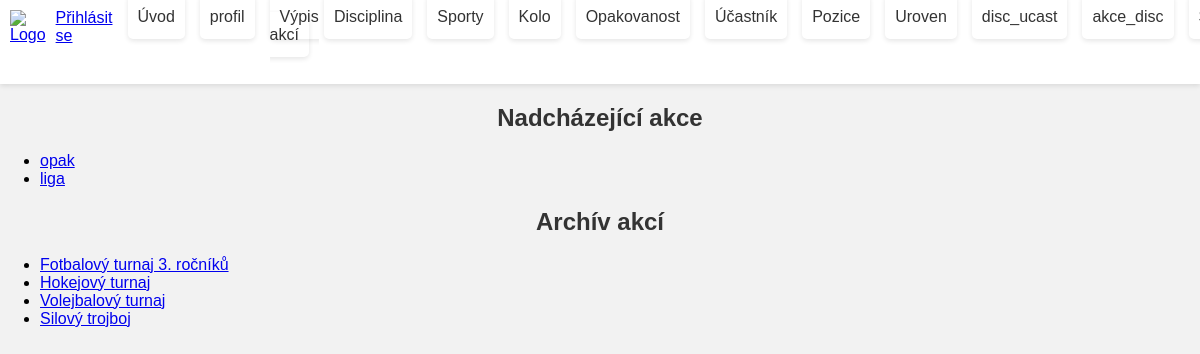
Page /vypisakci on the committed database.
### tables this page shows
CREATE TABLE `akce` (
  `id_akce` int(11) NOT NULL,
  `nazev_akce` varchar(30) NOT NULL,
  `datum_zahajeni` date NOT NULL,
  `datum_konce` date DEFAULT NULL,
  `misto_kon` varchar(30) NOT NULL,
  `poradatel` varchar(100) DEFAULT NULL,
  `popisek_akce` text NOT NULL,
  `pritomni_uc` varchar(150) DEFAULT NULL,
  `shrnuti` varchar(100) DEFAULT NULL,
  `archivovano` tinyint(4) DEFAULT NULL,
  `id_opak` int(11) DEFAULT NULL,
  `id_kolo` int(11) DEFAULT NULL
);

### kontrolery/Kontroler.php (called while the page is built, shortened)
<?php
abstract class Kontroler {
    protected $pohled = "";
    public function vypisPohled() {
        require "pohledy/{$this->pohled}.phtml";
    }
}

### index.php (called while the page is built, shortened)
<?php
$smerovac = new SmerovacKontroler();
$smerovac->zpracuj([$_SERVER["REQUEST_URI"]]);
$smerovac->vypisPohled();

### modely/Db.php (called while the page is built, shortened)
<?php
class Db {
  private static $spojeni;
  private static $nastaveni = array(
		PDO::ATTR_ERRMODE => PDO::ERRMODE_EXCEPTION,
		PDO::ATTR_EMULATE_PREPARES => false,
	);
  public static function pripoj($server, $uzivatel, $heslo, $databaze)
  {
	  if (!isset(self::$spojeni))
      {
        $dsn = "mysql:host=$server;dbname=$databaze;charset=utf8";
			 self::$spojeni = new PDO(
				$dsn,
				$uzivatel,
				$heslo,
				self::$nastaveni
			 );
	  }
	}
  public static function dotazVsechny($dotaz, $parametry = array()) {
		$navrat = self::$spojeni->prepare($dotaz);
		$navrat->execute($parametry);
		return $navrat->fetchAll();
	}
}

### modely/ModelyAkce.php (called while the page is built, shortened)
<?php
class ModelyAkce{
    public function vratVsechnyAkce() {
        $sql = "
            SELECT *
            FROM akce
        ";
        $akce = Db::dotazVsechny($sql);
        return $akce;
      }
}
?>

### kontrolery/VypisAkciKontroler.php (called while the page is built, shortened)
<?php
class VypisAkciKontroler extends Kontroler {
    public function zpracuj($parametry) {
            $modelAkce= new ModelyAkce;
            $akce=$modelAkce->vratVsechnyAkce();
    }
}

### kontrolery/SmerovacKontroler.php (called while the page is built, shortened)
<?php
class SmerovacKontroler extends Kontroler {
  public function zpracuj($parametry) {
     $url = $parametry[0];
     $castiCesty = $this->parsujURL($url);
     if (empty($castiCesty[0])) {
        $this->presmeruj("uvod");
     }
     else {
          $castNazvuKontroleru = array_shift($castiCesty);
          $nazevKontroleru = $this->pomlckyDoVelbloudiNotace($castNazvuKontroleru)
                              . "Kontroler";
          if (file_exists("kontrolery/$nazevKontroleru.php")) {
            $this->kontroler = new $nazevKontroleru;
            $this->kontroler->zpracuj($castiCesty);
          } else {
            $this->presmeruj("chyba");
          }
     }
  }
  private function pomlckyDoVelbloudiNotace($text) {
      $text = str_replace("-", " ", $text);
      $text = ucwords($text);
      $text = str_replace(" ", "", $text);
      return $text;
  }
  private function parsujURL($url) {
      $naparsovanaURL = parse_url($url);
      $cesta = $naparsovanaURL["path"];
      $cesta = ltrim($cesta, "/");
      $cesta = trim($cesta);
      $rozdelenaCesta = explode("/", $cesta);
      return $rozdelenaCesta;
  }
}
?>

### pohledy/vypisakci.phtml (the view, shortened to what this page needs)
<!DOCTYPE html>
<html lang="en">
<head>
</head>
<body>
<h2>Nadcházející akce</h2>
<ul>
    <?php foreach ($this->data["akce"] as $akce): ?>
        <?php if ($akce['archivovano'] == 0): ?>
            <li>
                <a href="akce?ia=<?php echo $akce['id_akce']; ?>">
                    <?php echo $akce['nazev_akce']; ?>
                </a>
            </li>
        <?php endif; ?>
    <?php endforeach; ?>
</ul>
<h2>Archív akcí</h2>
<ul>
    <?php foreach ($this->data["akce"] as $akce): ?>
        <?php if ($akce['archivovano'] == 1): ?>
            <li>
                <a href="akce?ia=<?php echo $akce['id_akce']; ?>">
                    <?php echo $akce['nazev_akce']; ?>
                </a>
            </li>
        <?php endif; ?>
    <?php endforeach; ?>
</ul>
</body>
</html>

### pohledy/styly.css (style rules this page uses)
body { margin: 0; font-family: 'Arial', sans-serif; }
body { font-family: 'Arial', sans-serif; background-color: #f2f2f2; margin: 0; }
h2 { text-align: center; color: #333; }

### rows in the picture
akce: nazev_akce "opak"
akce: nazev_akce "liga"
akce: nazev_akce "Fotbalový turnaj 3. ročníků"
akce: nazev_akce "Hokejový turnaj"
akce: nazev_akce "Volejbalový turnaj"
akce: nazev_akce "Silový trojboj"
